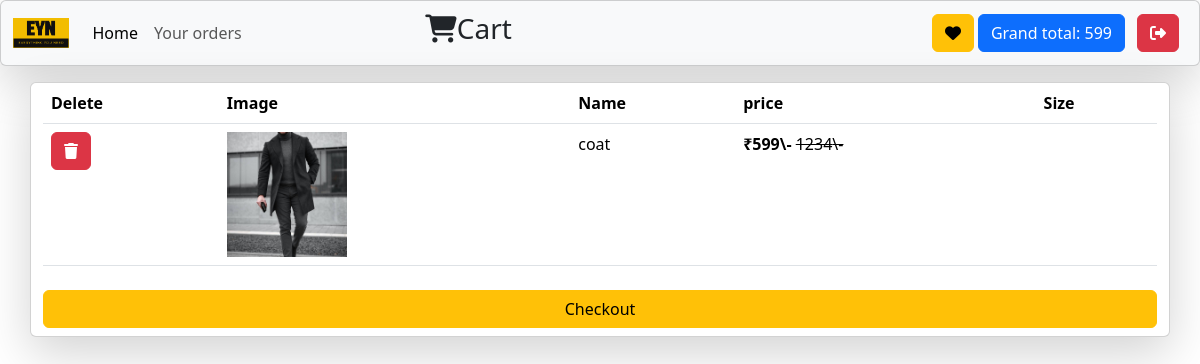
The page /cart/ (signed in) on the database as committed earlier.
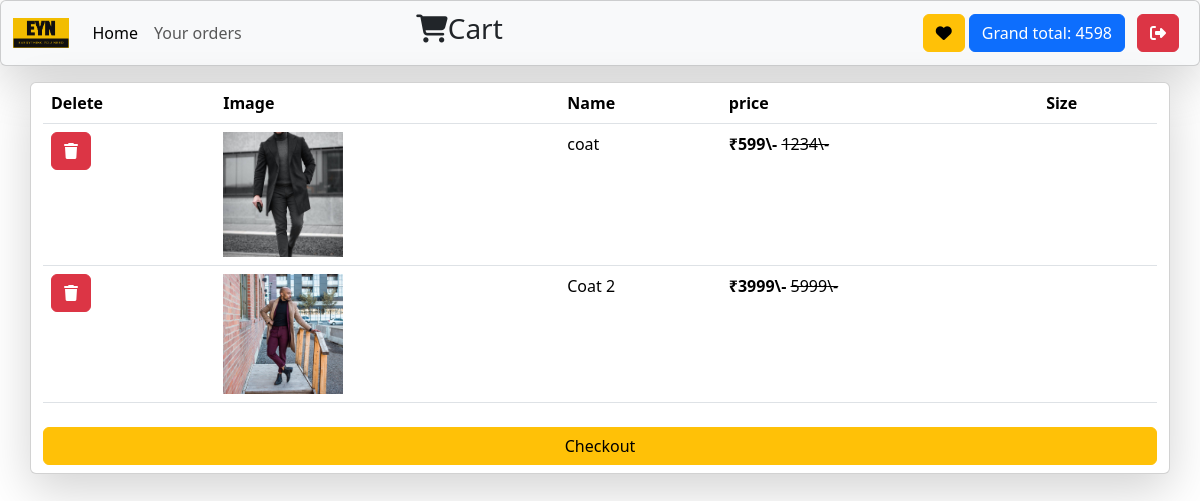
The same page on the database as committed later.
### home/models.py (models this page shows, shortened)
class BaseModel(models.Model):
    product_uuid = models.UUIDField(default=uuid.uuid4, editable=False, primary_key=True )
    created_at = models.DateField(auto_now_add=True)
    updated_at = models.DateField(auto_now_add=True)
    class Meta:
        abstract = True

class Cart(BaseModel):
    user = models.ForeignKey(User, on_delete=models.SET_NULL,null=True, blank=True, related_name="cart")
    is_paid = models.BooleanField(default=False)
    def get_cart_total(self):
        return cart_items.objects.filter(cart = self).aggregate(Sum('product__discounted_price'))

class cart_items(BaseModel):
    cart = models.ForeignKey(Cart, on_delete=models.CASCADE, related_name="cartItems")
    product = models.ForeignKey(products, on_delete=models.CASCADE)
    size = models.ForeignKey(sizes, on_delete=models.CASCADE,  null=True, blank=True)

class products(BaseModel):
    product_category = models.CharField(max_length=100)
    product_image = models.ImageField(upload_to="products", null=True, blank=True)
    product_image1 = models.ImageField(upload_to="products", null=True, blank=True)
    product_image2 = models.ImageField(upload_to="products", null=True, blank=True)
    product_name = models.CharField(max_length=100)
    real_price = models.IntegerField(default=1)
    discounted_price = models.IntegerField(default=1)
    product_description = models.TextField()
    size = models.CharField(max_length=100, default="medium")

### home/views.py (the view)
# urls.py: path('cart/', cart, name="cart"),
def cart(request):
    user = request.user
    try:
        cart = Cart.objects.get(is_paid = False, user = user)
        items = cart_items.objects.filter(cart = cart)
        if not items.exists():
            context = {"carts": cart, "message":"no items"}
        else:
            context = {"carts": cart}
    except Cart.DoesNotExist:
        context= {"message":"No items in cart"}
    return render(request, "cart.html", context)

### home/templates/cart.html (shortened to what this page needs)
{% extends "base.html" %}
{% block start %}
<nav class="navbar navbar-expand-lg bg-body-tertiary card shadow-lg">
    <div class="container-fluid">
      <a class="navbar-brand fs-4" href="/"><img src="/media/logo/EYN_edited.png" alt="..." style="height: 30px; margin-bottom: 4px;"></a>
      <div class="collapse navbar-collapse" id="navbarSupportedContent">
        <ul class="navbar-nav me-auto mb-2 mb-lg-0">
          <li class="nav-item">
            <a class="nav-link active" aria-current="page" href="/">Home</a>
          </li>
          <li class="nav-item">
            <a class="nav-link" href="/orders/">Your orders</a>
          </li>
        </ul>
        <h3 class=""><i class="fa-solid fa-cart-shopping"></i>Cart</h3>
        <a href="/wishlist/"><div class="btn btn-warning icon1"><i class="fa-solid fa-heart"></i></div></a>
        <div class="btn btn-primary mx-1">Grand total: {{carts.get_cart_total.product__discounted_price__sum}}</div>
        <a class="btn btn-danger mx-2" href="/logout/"><i class="fa-solid fa-right-from-bracket"></i></a>
      </div>
      </div>
  </nav>
  {% if message %}
    <div class="container d-flex mt-5" style="justify-content: center;">
      <img src="https://dev.agriapp.net/public/images/emptycart.png" alt="Not ordered yet">
    </div>
    <div class="d-flex mb-3" style="justify-content: center;">
      <a href="/"><div class="btn btn-warning">Continue shopping</div></a>
      </div>
  {% else %}
  <div class="container my-3 card shadow-lg">
  <table class="table ">
    <thead>
      <tr>
        <th scope="col">Delete</th>
        <th scope="col">Image</th>
        <th scope="col">Name</th>
        <th scope="col">price</th>
        <th scope="col">Size</th>
      </tr>
    </thead>
    <tbody>
        {% for cart in carts.cartItems.all %}
      <tr>
        <th scope="row"><a href="/delete-cart-items/{{cart.product_uuid}}"><div class="btn btn-danger"><i class="fa-solid fa-trash"></i></div></a></th>
        <td><a href="/product/{{cart.product.product_uuid}}"><img src="/media/{{cart.product.product_image}}" alt="" style="width: 120px;"></a></td>
        <td>{{cart.product.product_name}}</td>
        <td><b>₹{{cart.product.discounted_price}}\-</b>  <strike>{{cart.product.real_price}}\-</strike></td>
        <td>{{cart.size.size}}</td>
      </tr>
      {% endfor %}
    </tbody>
  </table>
  <a href="/checkout/{{carts.product_uuid}}" class="btn my-2 btn-warning">Checkout</a>
</div>
{% endif %}
{% endblock %}

### home/templates/base.html (shortened to what this page needs)
{% load static %}
<!DOCTYPE html>
<html lang="en">
<head>
    <link
      href="https://cdn.jsdelivr.net/npm/bootstrap@5.3.2/dist/css/bootstrap.min.css"
      rel="stylesheet"
    />
    <link
      href="https://cdnjs.cloudflare.com/ajax/libs/font-awesome/4.3.0/css/font-awesome.css"
      rel="stylesheet"
      type="text/css"
    />
    <link rel="stylesheet" href="{% static 'style.css' %}">
</head>
<body>
    {% block start %}
    {% endblock %}
</body>
</html>

### static/style.css (style rules this page uses)
.icon1 { margin-left: 420px; }
a { color: #020101; text-decoration: none; }

Rows that differ between the two databases and show on the page:
computed for Cart: get_cart_total.product__discounted_price__sum "599" → "4598"
added cart_items: product.product_image (picture), product.product_name "Coat 2", product.discounted_price "3999", product.real_price "5999"
